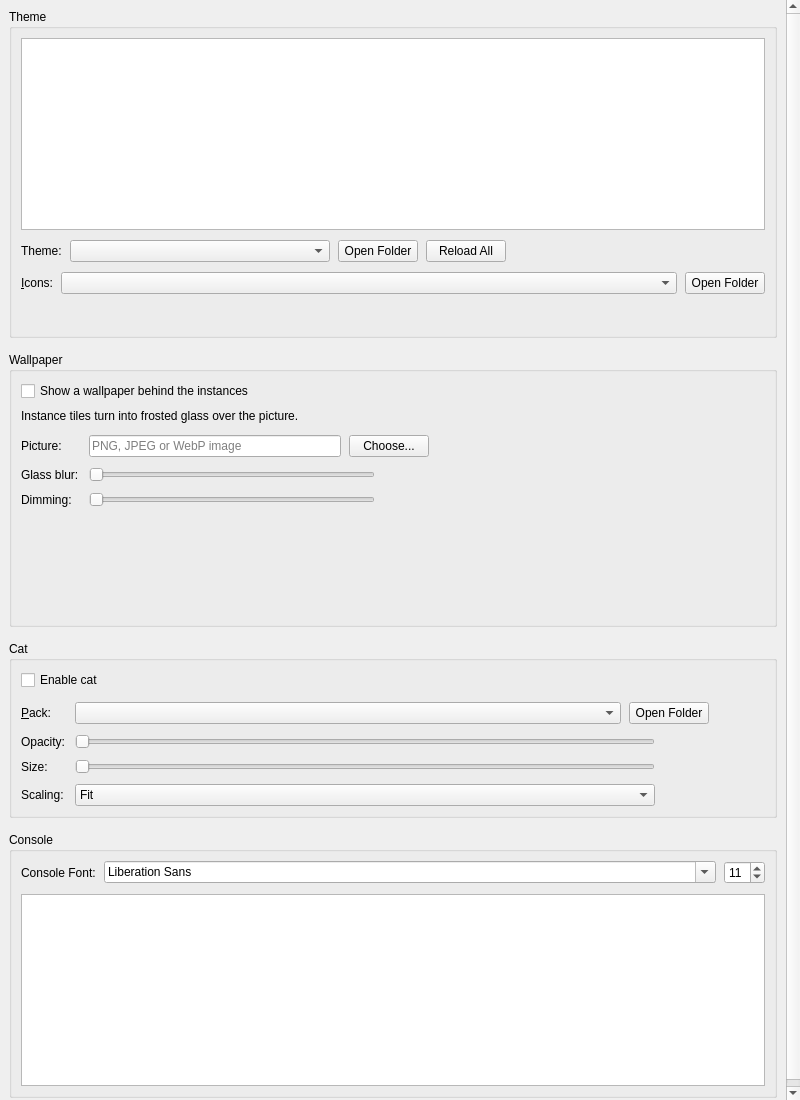
<?xml version="1.0" encoding="UTF-8"?>
<ui version="4.0">
 <class>AppearanceWidget</class>
 <widget class="QWidget" name="AppearanceWidget">
  <property name="geometry">
   <rect>
    <x>0</x>
    <y>0</y>
    <width>800</width>
    <height>1100</height>
   </rect>
  </property>
  <property name="windowTitle">
   <string notr="true">Form</string>
  </property>
  <layout class="QVBoxLayout" name="rootLayout">
   <property name="leftMargin">
    <number>0</number>
   </property>
   <property name="topMargin">
    <number>0</number>
   </property>
   <property name="rightMargin">
    <number>0</number>
   </property>
   <property name="bottomMargin">
    <number>0</number>
   </property>
   <item>
    <widget class="QScrollArea" name="scrollArea">
     <property name="frameShape">
      <enum>QFrame::Shape::NoFrame</enum>
     </property>
     <property name="horizontalScrollBarPolicy">
      <enum>Qt::ScrollBarPolicy::ScrollBarAlwaysOff</enum>
     </property>
     <property name="widgetResizable">
      <bool>true</bool>
     </property>
     <widget class="QWidget" name="scrollAreaWidgetContents">
        <layout class="QVBoxLayout" name="verticalLayout">
         <property name="spacing">
          <number>14</number>
         </property>
         <item>
          <widget class="QGroupBox" name="themingBox">
           <property name="title">
            <string>Theme</string>
           </property>
           <layout class="QVBoxLayout" name="themingLayout">
            <property name="spacing">
             <number>10</number>
            </property>
            <item>
             <widget class="QListWidget" name="themeCards">
              <property name="sizePolicy">
               <sizepolicy hsizetype="Expanding" vsizetype="Preferred">
                <horstretch>0</horstretch>
                <verstretch>0</verstretch>
               </sizepolicy>
              </property>
             </widget>
            </item>
            <item>
             <layout class="QHBoxLayout" name="themeButtons">
              <property name="spacing">
               <number>8</number>
              </property>
              <item>
               <widget class="QLabel" name="widgetStyleLabel">
                <property name="text">
                 <string>Theme:</string>
                </property>
                <property name="buddy">
                 <cstring>widgetStyleComboBox</cstring>
                </property>
               </widget>
              </item>
              <item>
               <widget class="QComboBox" name="widgetStyleComboBox">
                <property name="sizePolicy">
                 <sizepolicy hsizetype="Expanding" vsizetype="Fixed">
                  <horstretch>0</horstretch>
                  <verstretch>0</verstretch>
                 </sizepolicy>
                </property>
               </widget>
              </item>
              <item>
               <widget class="QPushButton" name="widgetStyleFolder">
                <property name="text">
                 <string>Open Folder</string>
                </property>
                <property name="toolTip">
                 <string>View widget themes folder.</string>
                </property>
               </widget>
              </item>
              <item>
               <widget class="QPushButton" name="reloadThemesButton">
                <property name="text">
                 <string>Reload All</string>
                </property>
               </widget>
              </item>
              <item>
               <spacer name="themeButtonsSpacer">
                <property name="orientation">
                 <enum>Qt::Orientation::Horizontal</enum>
                </property>
                <property name="sizeHint" stdset="0">
                 <size>
                  <width>0</width>
                  <height>0</height>
                 </size>
                </property>
               </spacer>
              </item>
             </layout>
            </item>
            <item>
             <layout class="QGridLayout" name="gridLayout">
              <property name="spacing">
               <number>8</number>
              </property>
              <item row="0" column="0">
               <widget class="QLabel" name="iconsLabel">
                <property name="text">
                 <string>&amp;Icons:</string>
                </property>
                <property name="buddy">
                 <cstring>iconsComboBox</cstring>
                </property>
               </widget>
              </item>
              <item row="0" column="1">
               <widget class="QComboBox" name="iconsComboBox">
                <property name="sizePolicy">
                 <sizepolicy hsizetype="Expanding" vsizetype="Fixed">
                  <horstretch>0</horstretch>
                  <verstretch>0</verstretch>
                 </sizepolicy>
                </property>
               </widget>
              </item>
              <item row="0" column="2">
               <widget class="QPushButton" name="iconsFolder">
                <property name="text">
                 <string>Open Folder</string>
                </property>
                <property name="toolTip">
                 <string>View icon themes folder.</string>
                </property>
               </widget>
              </item>
             </layout>
            </item>
            <item>
             <layout class="QHBoxLayout" name="horizontalLayout">
              <property name="spacing">
               <number>2</number>
              </property>
              <item>
               <widget class="QPushButton" name="icon1">
                <property name="focusPolicy">
                 <enum>Qt::FocusPolicy::NoFocus</enum>
                </property>
                <property name="text">
                 <string/>
                </property>
                <property name="icon">
                 <iconset theme="new"/>
                </property>
                <property name="flat">
                 <bool>true</bool>
                </property>
               </widget>
              </item>
              <item>
               <widget class="QPushButton" name="icon2">
                <property name="focusPolicy">
                 <enum>Qt::FocusPolicy::NoFocus</enum>
                </property>
                <property name="text">
                 <string/>
                </property>
                <property name="icon">
                 <iconset theme="centralmods"/>
                </property>
                <property name="flat">
                 <bool>true</bool>
                </property>
               </widget>
              </item>
              <item>
               <widget class="QPushButton" name="icon3">
                <property name="focusPolicy">
                 <enum>Qt::FocusPolicy::NoFocus</enum>
                </property>
                <property name="text">
                 <string/>
                </property>
                <property name="icon">
                 <iconset theme="viewfolder"/>
                </property>
                <property name="flat">
                 <bool>true</bool>
                </property>
               </widget>
              </item>
              <item>
               <widget class="QPushButton" name="icon4">
                <property name="focusPolicy">
                 <enum>Qt::FocusPolicy::NoFocus</enum>
                </property>
                <property name="text">
                 <string/>
                </property>
                <property name="icon">
                 <iconset theme="launch"/>
                </property>
                <property name="flat">
                 <bool>true</bool>
                </property>
               </widget>
              </item>
              <item>
               <widget class="QPushButton" name="icon5">
                <property name="focusPolicy">
                 <enum>Qt::FocusPolicy::NoFocus</enum>
                </property>
                <property name="text">
                 <string/>
                </property>
                <property name="icon">
                 <iconset theme="copy"/>
                </property>
                <property name="flat">
                 <bool>true</bool>
                </property>
               </widget>
              </item>
              <item>
               <widget class="QPushButton" name="icon6">
                <property name="focusPolicy">
                 <enum>Qt::FocusPolicy::NoFocus</enum>
                </property>
                <property name="text">
                 <string/>
                </property>
                <property name="icon">
                 <iconset theme="export"/>
                </property>
                <property name="flat">
                 <bool>true</bool>
                </property>
               </widget>
              </item>
              <item>
               <widget class="QPushButton" name="icon7">
                <property name="focusPolicy">
                 <enum>Qt::FocusPolicy::NoFocus</enum>
                </property>
                <property name="text">
                 <string/>
                </property>
                <property name="icon">
                 <iconset theme="delete"/>
                </property>
                <property name="flat">
                 <bool>true</bool>
                </property>
               </widget>
              </item>
              <item>
               <widget class="QPushButton" name="icon8">
                <property name="focusPolicy">
                 <enum>Qt::FocusPolicy::NoFocus</enum>
                </property>
                <property name="text">
                 <string/>
                </property>
                <property name="icon">
                 <iconset theme="about"/>
                </property>
                <property name="flat">
                 <bool>true</bool>
                </property>
               </widget>
              </item>
              <item>
               <widget class="QPushButton" name="icon9">
                <property name="focusPolicy">
                 <enum>Qt::FocusPolicy::NoFocus</enum>
                </property>
                <property name="text">
                 <string/>
                </property>
                <property name="icon">
                 <iconset theme="settings"/>
                </property>
                <property name="flat">
                 <bool>true</bool>
                </property>
               </widget>
              </item>
              <item>
               <widget class="QPushButton" name="icon10">
                <property name="focusPolicy">
                 <enum>Qt::FocusPolicy::NoFocus</enum>
                </property>
                <property name="text">
                 <string/>
                </property>
                <property name="icon">
                 <iconset theme="cat"/>
                </property>
                <property name="flat">
                 <bool>true</bool>
                </property>
               </widget>
              </item>
              <item>
               <spacer name="iconsSpacer">
                <property name="orientation">
                 <enum>Qt::Orientation::Horizontal</enum>
                </property>
                <property name="sizeHint" stdset="0">
                 <size>
                  <width>0</width>
                  <height>0</height>
                 </size>
                </property>
               </spacer>
              </item>
             </layout>
            </item>
           </layout>
          </widget>
         </item>
         <item>
          <widget class="QGroupBox" name="wallpaperBox">
           <property name="title">
            <string>Wallpaper</string>
           </property>
           <layout class="QVBoxLayout" name="wallpaperLayout">
            <property name="spacing">
             <number>8</number>
            </property>
            <item>
             <widget class="QCheckBox" name="wallpaperCheckBox">
              <property name="text">
               <string>Show a wallpaper behind the instances</string>
              </property>
             </widget>
            </item>
            <item>
             <widget class="QLabel" name="wallpaperHint">
              <property name="text">
               <string>Instance tiles turn into frosted glass over the picture.</string>
              </property>
              <property name="novaRole" stdset="0">
               <string notr="true">muted</string>
              </property>
              <property name="wordWrap">
               <bool>true</bool>
              </property>
             </widget>
            </item>
            <item>
             <widget class="QWidget" name="wallpaperSettings">
              <layout class="QHBoxLayout" name="wallpaperSettingsLayout">
               <property name="spacing">
                <number>16</number>
               </property>
               <property name="leftMargin">
                <number>0</number>
               </property>
               <property name="topMargin">
                <number>4</number>
               </property>
               <property name="rightMargin">
                <number>0</number>
               </property>
               <property name="bottomMargin">
                <number>0</number>
               </property>
               <item>
                <layout class="QGridLayout" name="wallpaperGrid">
                 <property name="spacing">
                  <number>10</number>
                 </property>
                 <item row="0" column="0">
                  <widget class="QLabel" name="wallpaperLabel">
                   <property name="text">
                    <string>Picture:</string>
                   </property>
                   <property name="buddy">
                    <cstring>wallpaperPath</cstring>
                   </property>
                  </widget>
                 </item>
                 <item row="0" column="1" colspan="2">
                  <layout class="QHBoxLayout" name="wallpaperPathRow">
                   <property name="spacing">
                    <number>8</number>
                   </property>
                   <item>
                    <widget class="QLineEdit" name="wallpaperPath">
                     <property name="placeholderText">
                      <string>PNG, JPEG or WebP image</string>
                     </property>
                    </widget>
                   </item>
                   <item>
                    <widget class="QPushButton" name="wallpaperBrowse">
                     <property name="text">
                      <string>Choose...</string>
                     </property>
                    </widget>
                   </item>
                  </layout>
                 </item>
                 <item row="1" column="0">
                  <widget class="QLabel" name="wallpaperBlurLabel">
                   <property name="text">
                    <string>Glass blur:</string>
                   </property>
                   <property name="buddy">
                    <cstring>wallpaperBlurSlider</cstring>
                   </property>
                  </widget>
                 </item>
                 <item row="1" column="1">
                  <widget class="QSlider" name="wallpaperBlurSlider">
                   <property name="minimum">
                    <number>0</number>
                   </property>
                   <property name="maximum">
                    <number>60</number>
                   </property>
                   <property name="orientation">
                    <enum>Qt::Orientation::Horizontal</enum>
                   </property>
                  </widget>
                 </item>
                 <item row="1" column="2">
                  <widget class="QLabel" name="wallpaperBlurValue">
                   <property name="minimumSize">
                    <size>
                     <width>44</width>
                     <height>0</height>
                    </size>
                   </property>
                   <property name="alignment">
                    <set>Qt::AlignmentFlag::AlignRight|Qt::AlignmentFlag::AlignVCenter</set>
                   </property>
                   <property name="novaRole" stdset="0">
                    <string notr="true">muted</string>
                   </property>
                  </widget>
                 </item>
                 <item row="2" column="0">
                  <widget class="QLabel" name="wallpaperDimLabel">
                   <property name="text">
                    <string>Dimming:</string>
                   </property>
                   <property name="buddy">
                    <cstring>wallpaperDimSlider</cstring>
                   </property>
                  </widget>
                 </item>
                 <item row="2" column="1">
                  <widget class="QSlider" name="wallpaperDimSlider">
                   <property name="minimum">
                    <number>0</number>
                   </property>
                   <property name="maximum">
                    <number>80</number>
                   </property>
                   <property name="orientation">
                    <enum>Qt::Orientation::Horizontal</enum>
                   </property>
                  </widget>
                 </item>
                 <item row="2" column="2">
                  <widget class="QLabel" name="wallpaperDimValue">
                   <property name="minimumSize">
                    <size>
                     <width>44</width>
                     <height>0</height>
                    </size>
                   </property>
                   <property name="alignment">
                    <set>Qt::AlignmentFlag::AlignRight|Qt::AlignmentFlag::AlignVCenter</set>
                   </property>
                   <property name="novaRole" stdset="0">
                    <string notr="true">muted</string>
                   </property>
                  </widget>
                 </item>
                 <item row="3" column="0">
                  <spacer name="wallpaperGridSpacer">
                   <property name="orientation">
                    <enum>Qt::Orientation::Vertical</enum>
                   </property>
                   <property name="sizeHint" stdset="0">
                    <size>
                     <width>0</width>
                     <height>0</height>
                    </size>
                   </property>
                  </spacer>
                 </item>
                </layout>
               </item>
               <item>
                <widget class="QLabel" name="wallpaperPreview">
                 <property name="minimumSize">
                  <size>
                   <width>320</width>
                   <height>180</height>
                  </size>
                 </property>
                 <property name="alignment">
                  <set>Qt::AlignmentFlag::AlignCenter</set>
                 </property>
                </widget>
               </item>
              </layout>
             </widget>
            </item>
           </layout>
          </widget>
         </item>
         <item>
          <widget class="QGroupBox" name="catBox">
           <property name="title">
            <string>Cat</string>
           </property>
           <layout class="QVBoxLayout" name="catLayout">
            <property name="spacing">
             <number>8</number>
            </property>
            <item>
             <widget class="QCheckBox" name="enableCatCheckBox">
              <property name="text">
               <string>Enable cat</string>
              </property>
             </widget>
            </item>
            <item>
             <widget class="QWidget" name="catSettingsBox">
              <layout class="QHBoxLayout" name="catSettingsLayout">
               <property name="spacing">
                <number>16</number>
               </property>
               <property name="leftMargin">
                <number>0</number>
               </property>
               <property name="topMargin">
                <number>4</number>
               </property>
               <property name="rightMargin">
                <number>0</number>
               </property>
               <property name="bottomMargin">
                <number>0</number>
               </property>
               <item>
                <layout class="QGridLayout" name="catGrid">
                 <property name="spacing">
                  <number>10</number>
                 </property>
                 <item row="0" column="0">
                  <widget class="QLabel" name="catPackLabel">
                   <property name="text">
                    <string>&amp;Pack:</string>
                   </property>
                   <property name="buddy">
                    <cstring>catPackComboBox</cstring>
                   </property>
                  </widget>
                 </item>
                 <item row="0" column="1" colspan="2">
                  <layout class="QHBoxLayout" name="catPackRow">
                   <property name="spacing">
                    <number>8</number>
                   </property>
                   <item>
                    <widget class="QComboBox" name="catPackComboBox">
                     <property name="sizePolicy">
                      <sizepolicy hsizetype="Expanding" vsizetype="Fixed">
                       <horstretch>0</horstretch>
                       <verstretch>0</verstretch>
                      </sizepolicy>
                     </property>
                    </widget>
                   </item>
                   <item>
                    <widget class="QPushButton" name="catPackFolder">
                     <property name="text">
                      <string>Open Folder</string>
                     </property>
                     <property name="toolTip">
                      <string>View cat packs folder.</string>
                     </property>
                    </widget>
                   </item>
                  </layout>
                 </item>
                 <item row="1" column="0">
                  <widget class="QLabel" name="catOpacityLabel">
                   <property name="text">
                    <string>Opacity:</string>
                   </property>
                   <property name="buddy">
                    <cstring>catOpacitySlider</cstring>
                   </property>
                  </widget>
                 </item>
                 <item row="1" column="1">
                  <widget class="QSlider" name="catOpacitySlider">
                   <property name="minimum">
                    <number>0</number>
                   </property>
                   <property name="maximum">
                    <number>100</number>
                   </property>
                   <property name="orientation">
                    <enum>Qt::Orientation::Horizontal</enum>
                   </property>
                  </widget>
                 </item>
                 <item row="1" column="2">
                  <widget class="QLabel" name="catOpacityValue">
                   <property name="minimumSize">
                    <size>
                     <width>44</width>
                     <height>0</height>
                    </size>
                   </property>
                   <property name="alignment">
                    <set>Qt::AlignmentFlag::AlignRight|Qt::AlignmentFlag::AlignVCenter</set>
                   </property>
                   <property name="novaRole" stdset="0">
                    <string notr="true">muted</string>
                   </property>
                  </widget>
                 </item>
                 <item row="2" column="0">
                  <widget class="QLabel" name="catSizeLabel">
                   <property name="text">
                    <string>Size:</string>
                   </property>
                   <property name="buddy">
                    <cstring>catSizeSlider</cstring>
                   </property>
                  </widget>
                 </item>
                 <item row="2" column="1">
                  <widget class="QSlider" name="catSizeSlider">
                   <property name="minimum">
                    <number>25</number>
                   </property>
                   <property name="maximum">
                    <number>300</number>
                   </property>
                   <property name="orientation">
                    <enum>Qt::Orientation::Horizontal</enum>
                   </property>
                  </widget>
                 </item>
                 <item row="2" column="2">
                  <widget class="QLabel" name="catSizeValue">
                   <property name="minimumSize">
                    <size>
                     <width>44</width>
                     <height>0</height>
                    </size>
                   </property>
                   <property name="alignment">
                    <set>Qt::AlignmentFlag::AlignRight|Qt::AlignmentFlag::AlignVCenter</set>
                   </property>
                   <property name="novaRole" stdset="0">
                    <string notr="true">muted</string>
                   </property>
                  </widget>
                 </item>
                 <item row="3" column="0">
                  <widget class="QLabel" name="catFitLabel">
                   <property name="text">
                    <string>Scaling:</string>
                   </property>
                   <property name="buddy">
                    <cstring>catFitComboBox</cstring>
                   </property>
                  </widget>
                 </item>
                 <item row="3" column="1">
                  <widget class="QComboBox" name="catFitComboBox">
                   <item>
                    <property name="text">
                     <string>Fit</string>
                    </property>
                   </item>
                   <item>
                    <property name="text">
                     <string>Fill</string>
                    </property>
                   </item>
                   <item>
                    <property name="text">
                     <string>Stretch</string>
                    </property>
                   </item>
                  </widget>
                 </item>
                 <item row="4" column="0">
                  <spacer name="catGridSpacer">
                   <property name="orientation">
                    <enum>Qt::Orientation::Vertical</enum>
                   </property>
                   <property name="sizeHint" stdset="0">
                    <size>
                     <width>0</width>
                     <height>0</height>
                    </size>
                   </property>
                  </spacer>
                 </item>
                </layout>
               </item>
               <item>
                <widget class="QPushButton" name="catPreview">
                 <property name="sizePolicy">
                  <sizepolicy hsizetype="Fixed" vsizetype="Minimum">
                   <horstretch>0</horstretch>
                   <verstretch>0</verstretch>
                  </sizepolicy>
                 </property>
                 <property name="focusPolicy">
                  <enum>Qt::FocusPolicy::NoFocus</enum>
                 </property>
                 <property name="text">
                  <string/>
                 </property>
                 <property name="iconSize">
                  <size>
                   <width>96</width>
                   <height>128</height>
                  </size>
                 </property>
                 <property name="flat">
                  <bool>true</bool>
                 </property>
                </widget>
               </item>
              </layout>
             </widget>
            </item>
           </layout>
          </widget>
         </item>
         <item>
          <widget class="QGroupBox" name="settingsBox">
           <property name="title">
            <string>Console</string>
           </property>
           <layout class="QVBoxLayout" name="consoleLayout">
            <property name="spacing">
             <number>10</number>
            </property>
            <item>
             <layout class="QHBoxLayout" name="horizontalLayout_5">
              <property name="spacing">
               <number>8</number>
              </property>
              <item>
               <widget class="QLabel" name="label">
                <property name="text">
                 <string>Console Font:</string>
                </property>
                <property name="buddy">
                 <cstring>consoleFont</cstring>
                </property>
               </widget>
              </item>
              <item>
               <widget class="QFontComboBox" name="consoleFont">
                <property name="sizePolicy">
                 <sizepolicy hsizetype="Expanding" vsizetype="Fixed">
                  <horstretch>0</horstretch>
                  <verstretch>0</verstretch>
                 </sizepolicy>
                </property>
               </widget>
              </item>
              <item>
               <widget class="QSpinBox" name="fontSizeBox">
                <property name="minimum">
                 <number>5</number>
                </property>
                <property name="maximum">
                 <number>16</number>
                </property>
                <property name="value">
                 <number>11</number>
                </property>
               </widget>
              </item>
             </layout>
            </item>
            <item>
             <widget class="QTextEdit" name="consolePreview">
              <property name="minimumSize">
               <size>
                <width>0</width>
                <height>150</height>
               </size>
              </property>
              <property name="undoRedoEnabled">
               <bool>false</bool>
              </property>
              <property name="textInteractionFlags">
               <set>Qt::TextInteractionFlag::TextSelectableByKeyboard|Qt::TextInteractionFlag::TextSelectableByMouse</set>
              </property>
             </widget>
            </item>
           </layout>
          </widget>
         </item>
         <item>
          <spacer name="verticalSpacer">
           <property name="orientation">
            <enum>Qt::Orientation::Vertical</enum>
           </property>
           <property name="sizeHint" stdset="0">
            <size>
             <width>0</width>
             <height>0</height>
            </size>
           </property>
          </spacer>
         </item>
        </layout>
     </widget>
    </widget>
   </item>
  </layout>
 </widget>
 <tabstops>
  <tabstop>themeCards</tabstop>
  <tabstop>widgetStyleComboBox</tabstop>
  <tabstop>widgetStyleFolder</tabstop>
  <tabstop>reloadThemesButton</tabstop>
  <tabstop>iconsComboBox</tabstop>
  <tabstop>iconsFolder</tabstop>
  <tabstop>wallpaperCheckBox</tabstop>
  <tabstop>wallpaperPath</tabstop>
  <tabstop>wallpaperBrowse</tabstop>
  <tabstop>wallpaperBlurSlider</tabstop>
  <tabstop>wallpaperDimSlider</tabstop>
  <tabstop>enableCatCheckBox</tabstop>
  <tabstop>catPackComboBox</tabstop>
  <tabstop>catPackFolder</tabstop>
  <tabstop>catOpacitySlider</tabstop>
  <tabstop>catSizeSlider</tabstop>
  <tabstop>catFitComboBox</tabstop>
  <tabstop>consoleFont</tabstop>
  <tabstop>fontSizeBox</tabstop>
  <tabstop>consolePreview</tabstop>
 </tabstops>
 <resources/>
 <connections/>
</ui>
